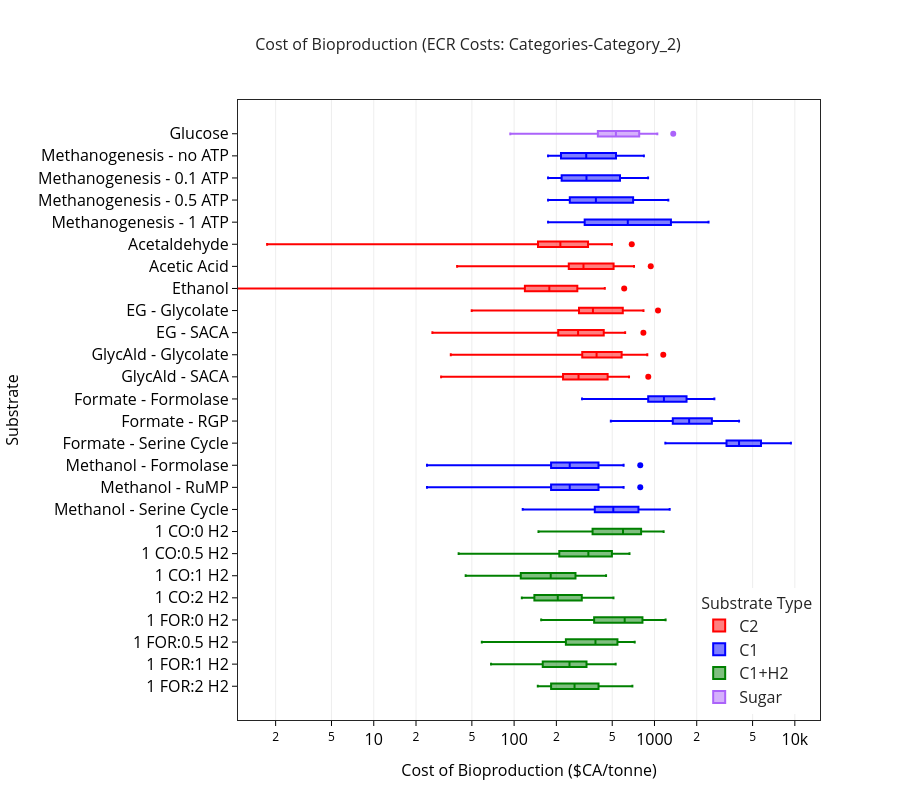

Write notebook code for a chart like this one.
### Markdown cell above
### ECR-Bio Box Plot ###

### Code cell
ORI = 'h' #'v' for vertical, 'h' for horizontal

if ORI is 'v':
    X = 'PathwayGraph'
    Y = 'BioproductionCost_mass2'
    W = 900
    H = 500
    
elif ORI is 'h':
    X = 'BioproductionCost_mass2'
    Y = 'PathwayGraph'
    W = 900
    H = 800

    
layout = dict(xaxis = dict(title = 'Substrate test', showgrid=False, ticks='inside'))

fig = px.box(df, x=X, y=Y,
             orientation=ORI,
             color = 'SubstrateType', color_discrete_map={'C2': "Red", 'C1': 'Blue', 'C1+H2': 'Green'},
             title = str('Cost of Bioproduction (ECR Costs: ' + scenario + '-' + case +')'),
             points = 'outliers',
             category_orders={'PathwayGraph':['Acetaldehyde', 'Acetic Acid', 'Ethanol', 'EG - Glycolate', 'EG - SACA',
             'GlycAld - Glycolate', 'GlycAld - SACA', 'Formate - Formolase', 'Formate - RGP', 'Formate - Serine Cycle', 
             'Methanol - Formolase', 'Methanol - RuMP', 'Methanol - Serine Cycle', 
             '1 CO:0 H2', '1 CO:0.5 H2', '1 CO:1 H2', '1 CO:2 H2', 
             '1 FOR:0 H2', '1 FOR:0.5 H2', '1 FOR:1 H2', '1 FOR:2 H2'],
             'SubstrateType': ['C2', 'C1', 'C1+H2']}
             #range_x =[0,14]
            )


fig.update_layout(template="simple_white", plot_bgcolor = "white", title = {'x': 0.52},
                 width=W, height=H, title_font_size=16, legend_font_size=16, legend_title_font_size=16,
                legend_title_text='Substrate Type'
                 )

#The following is needed to change the width of the boxes, and ensure they're aligned with the labels
fig.update_traces(width=0.25)


#Horizontal vs Vertical box plot need opposite axis settings:
if ORI is 'v':
    fig.update_xaxes(title_text='Substrate', title_font_size=16,
                     visible=True, showline=True, linewidth=1, color='black', mirror = True,
                     tickfont_size=14,
                     type='category'#, tickson='boundaries'
                     )

    fig.update_yaxes(title_text='Cost of Bioproduction ($CA/tonne)', title_font_size=18,
                    visible=True, showline=True, linewidth=1, color='black', mirror = True,
                    tickmode = 'linear', tick0 = 0, dtick= 1000, tickfont_size=14,
                    showgrid=True, gridcolor='#eee'
                    )
    
    
elif ORI is 'h':
    
    fig.update_yaxes(title_text='Substrate', title_font_size=16,
                 visible=True, showline=True, linewidth=1, color='black', mirror = True,
                 tickfont_size=16,
                 type='category'#, tickson='boundaries'
                 )
                 #tickson="boundaries")

    fig.update_xaxes(title_text='Cost of Bioproduction ($CA/tonne)', title_font_size=16,
                visible=True, showline=True, linewidth=1, color='black', mirror = True,
                #tickmode = 'linear', 
                tickfont_size=16, #tick0 = 0, dtick= np.log10(1),
                showgrid=True, gridcolor='#eee', type='log',
                )
    
    if case is 'Best':
        fig.update_xaxes(tickvals=np.arange(20, 120, 20).tolist() + np.arange(200, 1200, 200).tolist() + np.arange(2000, 12000, 2000).tolist(),
                ticktext=["2","4","6","8","100","2","4","6","8","1k", "2","4","6","8","10k"], tickangle=-45
                )

#fig.update_traces(texttemplate='%{text:.2s}', textposition='outside')
fig.update_layout(legend=dict(yanchor="bottom", y=0.01, xanchor="right", x=0.99))
    
    #category_orders={'Substrate':['C2', 'C1', 'C1+H2']}
#color_discrete_sequence=px.colors.qualitative.Set1,
#"C1":['CarbonMonoxide','FormicAcid','Methanol']
#for t in fig.data:
   # t.marker.line.width = 1
    #t.marker.line.color = 'black'


fig.show()
fig.write_image(outputDirectory_general + date + "_ECR-Bio_scenario-" + scenario + "_case-" + case + ".png", scale=5)

### Figure 1 — Plotly figure (JSON) as saved in the notebook; plotly's stock layout.template omitted (floating-point values rounded to 4 significant figures; data arrays with more than 128 entries replaced by an {"elided": "..."} marker saying what was removed)
{"data": [{"alignmentgroup": "True", "boxpoints": "outliers", "hovertemplate": "SubstrateType=C2<br>BioproductionCost_mass2=%{x}<br>PathwayGraph=%{y}<extra></extra>", "legendgroup": "C2", "marker": {"color": "Red"}, "name": "C2", "notched": false, "offsetgroup": "C2", "orientation": "h", "showlegend": true, "type": "box", "width": 0.25, "x": {"elided": "399 float values"}, "x0": " ", "xaxis": "x", "y": {"elided": "399 str values"}, "y0": " ", "yaxis": "y"}, {"alignmentgroup": "True", "boxpoints": "outliers", "hovertemplate": "SubstrateType=C1<br>BioproductionCost_mass2=%{x}<br>PathwayGraph=%{y}<extra></extra>", "legendgroup": "C1", "marker": {"color": "Blue"}, "name": "C1", "notched": false, "offsetgroup": "C1", "orientation": "h", "showlegend": true, "type": "box", "width": 0.25, "x": {"elided": "550 float values"}, "x0": " ", "xaxis": "x", "y": {"elided": "550 str values"}, "y0": " ", "yaxis": "y"}, {"alignmentgroup": "True", "boxpoints": "outliers", "hovertemplate": "SubstrateType=C1+H2<br>BioproductionCost_mass2=%{x}<br>PathwayGraph=%{y}<extra></extra>", "legendgroup": "C1+H2", "marker": {"color": "Green"}, "name": "C1+H2", "notched": false, "offsetgroup": "C1+H2", "orientation": "h", "showlegend": true, "type": "box", "width": 0.25, "x": {"elided": "400 float values"}, "x0": " ", "xaxis": "x", "y": {"elided": "400 str values"}, "y0": " ", "yaxis": "y"}, {"alignmentgroup": "True", "boxpoints": "outliers", "hovertemplate": "SubstrateType=Sugar<br>BioproductionCost_mass2=%{x}<br>PathwayGraph=%{y}<extra></extra>", "legendgroup": "Sugar", "marker": {"color": "#ab63fa"}, "name": "Sugar", "notched": false, "offsetgroup": "Sugar", "orientation": "h", "showlegend": true, "type": "box", "width": 0.25, "x": [460.7, 460.7, 450.6, 404.3, 469.9, 635.9, 716.5, 460.7, 737.9, 192.0, 782.7, 630.6, 517.5, 563.9, 350.4, 240.0, 403.9, 531.2, 531.2, 756.2, 875.8, 999.8, 647.7, 749.8, 402.1, 412.1, 332.4, 116.4, 423.1, 397.8, 835.4, 411.0, 190.8, 386.7, 157.6, 918.4, 911.1, 557.4, 424.8, 839.0, 626.0, 217.7, 833.6, 371.0, 93.92, 96.43, 897.2, 897.5, 959.9, 680.8, 806.7, 659.4, 1048.0, 1361.0, 259.5, 777.0, 134.9], "x0": " ", "xaxis": "x", "y": ["Glucose", "Glucose", "Glucose", "Glucose", "Glucose", "Glucose", "Glucose", "Glucose", "Glucose", "Glucose", "Glucose", "Glucose", "Glucose", "Glucose", "Glucose", "Glucose", "Glucose", "Glucose", "Glucose", "Glucose", "Glucose", "Glucose", "Glucose", "Glucose", "Glucose", "Glucose", "Glucose", "Glucose", "Glucose", "Glucose", "Glucose", "Glucose", "Glucose", "Glucose", "Glucose", "Glucose", "Glucose", "Glucose", "Glucose", "Glucose", "Glucose", "Glucose", "Glucose", "Glucose", "Glucose", "Glucose", "Glucose", "Glucose", "Glucose", "Glucose", "Glucose", "Glucose", "Glucose", "Glucose", "Glucose", "Glucose", "Glucose"], "y0": " ", "yaxis": "y"}], "layout": {"boxmode": "group", "height": 800, "legend": {"font": {"size": 16}, "title": {"font": {"size": 16}, "text": "Substrate Type"}, "tracegroupgap": 0, "x": 0.99, "xanchor": "right", "y": 0.01, "yanchor": "bottom"}, "plot_bgcolor": "white", "title": {"font": {"size": 16}, "text": "Cost of Bioproduction (ECR Costs: Categories-Category_2)", "x": 0.52}, "width": 900, "xaxis": {"anchor": "y", "color": "black", "domain": [0, 1], "gridcolor": "#eee", "linewidth": 1, "mirror": true, "showgrid": true, "showline": true, "tickfont": {"size": 16}, "title": {"font": {"size": 16}, "text": "Cost of Bioproduction ($CA/tonne)"}, "type": "log", "visible": true}, "yaxis": {"anchor": "x", "categoryarray": ["1 FOR:2 H2", "1 FOR:1 H2", "1 FOR:0.5 H2", "1 FOR:0 H2", "1 CO:2 H2", "1 CO:1 H2", "1 CO:0.5 H2", "1 CO:0 H2", "Methanol - Serine Cycle", "Methanol - RuMP", "Methanol - Formolase", "Formate - Serine Cycle", "Formate - RGP", "Formate - Formolase", "GlycAld - SACA", "GlycAld - Glycolate", "EG - SACA", "EG - Glycolate", "Ethanol", "Acetic Acid", "Acetaldehyde"], "categoryorder": "array", "color": "black", "domain": [0, 1], "linewidth": 1, "mirror": true, "showline": true, "tickfont": {"size": 16}, "title": {"font": {"size": 16}, "text": "Substrate"}, "type": "category", "visible": true}}}
